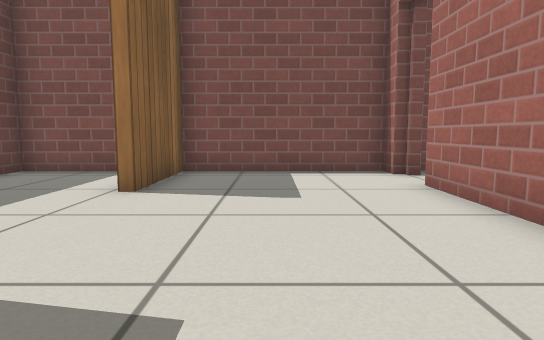
view 1 (above)

12 first-person views from a walk through a world built for the Gazebo simulator. The camera is 0.5 m above the floor, tilts 6° down and sees 75° across. The floor is counted in squares, 0.5 m on a side. Each view is taken from the middle of a square. On the plan, view 1 faces up. The plan holds only what a view shows up to about 13 squares ahead; the rest is blank. Simple patterns stand in for the simulator's built-in surfaces.

view 2
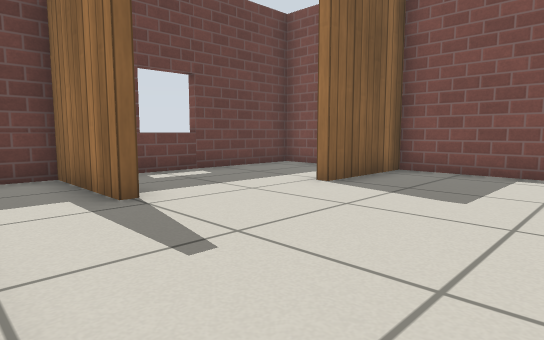

view 3
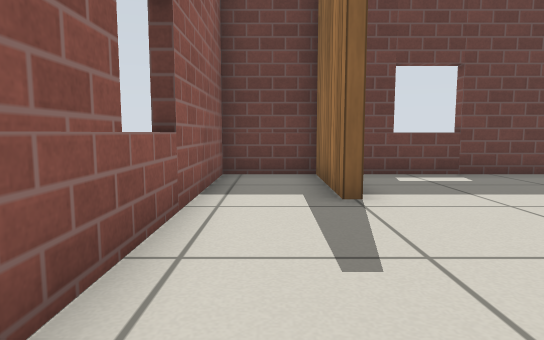

view 4
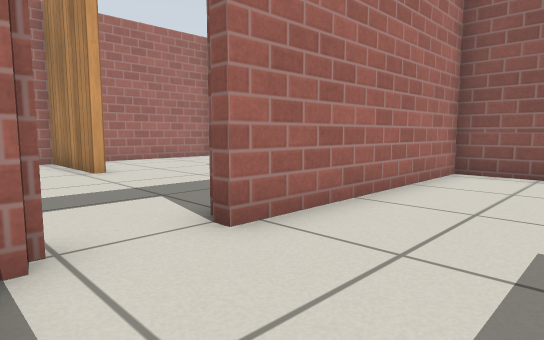

view 5
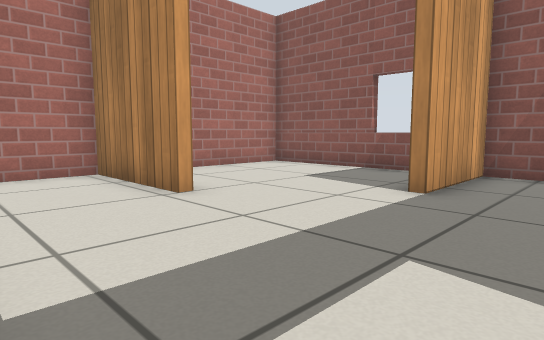

view 6
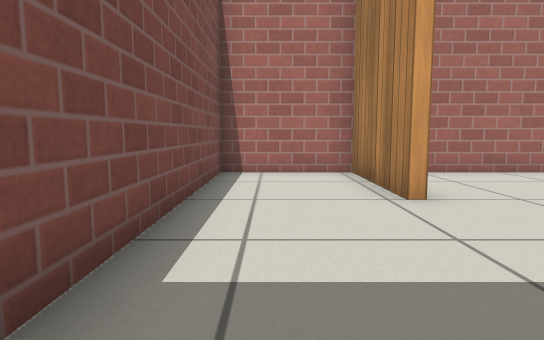

view 7
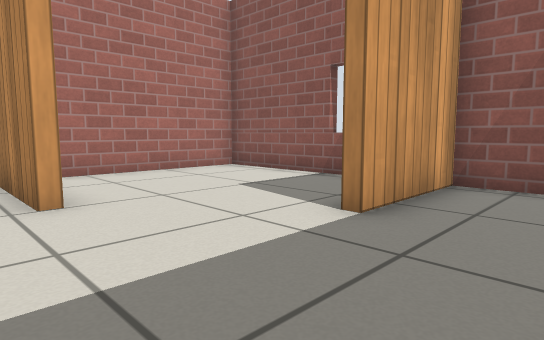

view 8
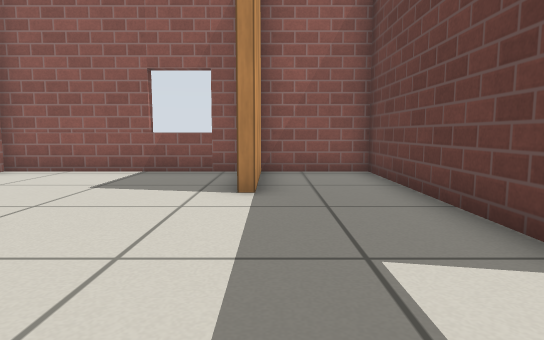

view 9
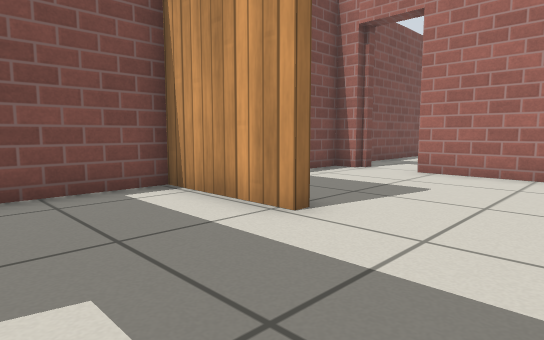

view 10
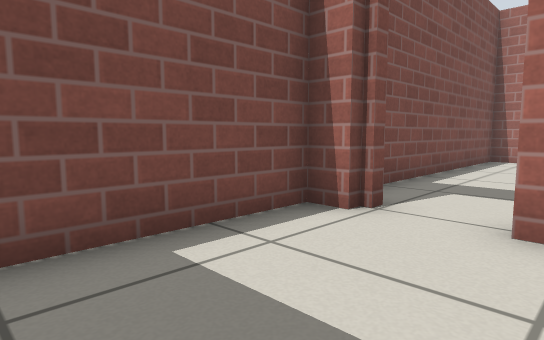

view 11
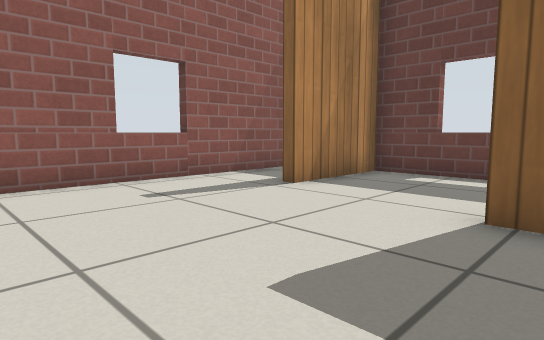

view 12
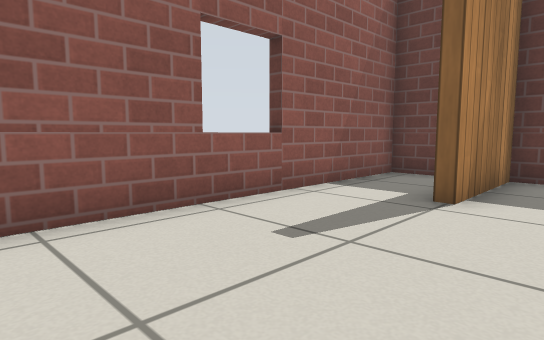

### Floor plan
Points are (right, up) in squares from view 1. A wall is a line through its corners. A room is listed if a view was taken in it or the views show most of it. See-through windows are left out.
Room 1 (views 1, 2, 3, 4, 9, 10, 11, 12)
walls: (-2.6, 5.9) (-2.6, 9.2) (-6.5, 9.2) (-6.5, 2.4) (-3.2, 2.4); (-3.1, 2.1) (-6.5, 2.1) (-6.5, -0.2) (2.9, -0.2) (2.9, 6.8); (2.9, 8.3) (2.9, 9.2) (-2.3, 9.2) (-2.3, 5.9)
ways out: open door at (3, 7.5) to room 2
Room 2 (views 5, 6, 7, 8)
walls: (9.1, 6) (12.9, 6) (12.9, 9.2) (5.1, 9.2); (3.5, 5.9) (3.5, -0.2) (6.3, -0.2) (6.3, 3.3)
ways out: open door at (3, 7.5) to room 1; opening at (8.3, 5) to room 3
Room 3 (no view inside)
walls: (6.9, -0.2) (12.9, -0.2) (12.9, 4.8)
ways out: opening at (8.3, 5) to room 2

Positions as (right, up) in squares from view 1, and headings:
1: (0, 0), facing up
2: (2, 0), facing up-left
3: (2, 1), facing left
4: (0, 9), facing down-right
5: (4, 9), facing down-right
6: (4, 8), facing right
7: (4, 7), facing down-right
8: (6, 9), facing down
9: (-6, 3), facing up-right
10: (-1, 6), facing up-right
11: (2, 7), facing down-left
12: (2, 4), facing down-left
